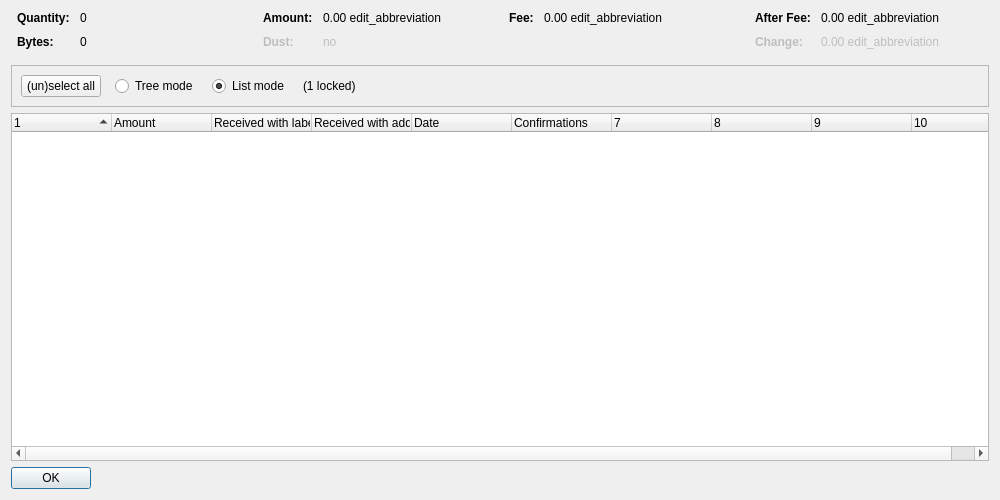
<?xml version="1.0" encoding="UTF-8"?>
<ui version="4.0">
 <class>CoinControlDialog</class>
 <widget class="QDialog" name="CoinControlDialog">
  <property name="geometry">
   <rect>
    <x>0</x>
    <y>0</y>
    <width>1000</width>
    <height>500</height>
   </rect>
  </property>
  <property name="windowTitle">
   <string>Coin Selection</string>
  </property>
  <layout class="QVBoxLayout" name="verticalLayout">
   <item>
    <layout class="QHBoxLayout" name="horizontalLayoutTop" stretch="0,0,0,0">
     <property name="topMargin">
      <number>0</number>
     </property>
     <property name="bottomMargin">
      <number>10</number>
     </property>
     <item>
      <layout class="QFormLayout" name="formLayoutCoinControl1">
       <property name="horizontalSpacing">
        <number>10</number>
       </property>
       <property name="verticalSpacing">
        <number>10</number>
       </property>
       <property name="leftMargin">
        <number>6</number>
       </property>
       <property name="rightMargin">
        <number>6</number>
       </property>
       <item row="0" column="0">
        <widget class="QLabel" name="labelCoinControlQuantityText">
         <property name="font">
          <font>
           <weight>75</weight>
           <bold>true</bold>
          </font>
         </property>
         <property name="text">
          <string>Quantity:</string>
         </property>
        </widget>
       </item>
       <item row="0" column="1">
        <widget class="QLabel" name="labelCoinControlQuantity">
         <property name="cursor">
          <cursorShape>IBeamCursor</cursorShape>
         </property>
         <property name="contextMenuPolicy">
          <enum>Qt::ActionsContextMenu</enum>
         </property>
         <property name="text">
          <string notr="true">0</string>
         </property>
         <property name="textInteractionFlags">
          <set>Qt::LinksAccessibleByMouse|Qt::TextSelectableByKeyboard|Qt::TextSelectableByMouse</set>
         </property>
        </widget>
       </item>
       <item row="1" column="0">
        <widget class="QLabel" name="labelCoinControlBytesText">
         <property name="font">
          <font>
           <weight>75</weight>
           <bold>true</bold>
          </font>
         </property>
         <property name="text">
          <string>Bytes:</string>
         </property>
        </widget>
       </item>
       <item row="1" column="1">
        <widget class="QLabel" name="labelCoinControlBytes">
         <property name="cursor">
          <cursorShape>IBeamCursor</cursorShape>
         </property>
         <property name="contextMenuPolicy">
          <enum>Qt::ActionsContextMenu</enum>
         </property>
         <property name="text">
          <string notr="true">0</string>
         </property>
         <property name="textInteractionFlags">
          <set>Qt::LinksAccessibleByMouse|Qt::TextSelectableByKeyboard|Qt::TextSelectableByMouse</set>
         </property>
        </widget>
       </item>
      </layout>
     </item>
     <item>
      <layout class="QFormLayout" name="formLayoutCoinControl2">
       <property name="horizontalSpacing">
        <number>10</number>
       </property>
       <property name="verticalSpacing">
        <number>10</number>
       </property>
       <property name="leftMargin">
        <number>6</number>
       </property>
       <property name="rightMargin">
        <number>6</number>
       </property>
       <item row="0" column="0">
        <widget class="QLabel" name="labelCoinControlAmountText">
         <property name="font">
          <font>
           <weight>75</weight>
           <bold>true</bold>
          </font>
         </property>
         <property name="text">
          <string>Amount:</string>
         </property>
        </widget>
       </item>
       <item row="0" column="1">
        <widget class="QLabel" name="labelCoinControlAmount">
         <property name="cursor">
          <cursorShape>IBeamCursor</cursorShape>
         </property>
         <property name="contextMenuPolicy">
          <enum>Qt::ActionsContextMenu</enum>
         </property>
         <property name="text">
          <string notr="true">0.00 edit_abbreviation</string>
         </property>
         <property name="textInteractionFlags">
          <set>Qt::LinksAccessibleByMouse|Qt::TextSelectableByKeyboard|Qt::TextSelectableByMouse</set>
         </property>
        </widget>
       </item>
       <item row="1" column="0">
        <widget class="QLabel" name="labelCoinControlLowOutputText">
         <property name="enabled">
          <bool>false</bool>
         </property>
         <property name="font">
          <font>
           <weight>75</weight>
           <bold>true</bold>
          </font>
         </property>
         <property name="text">
          <string>Dust:</string>
         </property>
        </widget>
       </item>
       <item row="1" column="1">
        <widget class="QLabel" name="labelCoinControlLowOutput">
         <property name="enabled">
          <bool>false</bool>
         </property>
         <property name="cursor">
          <cursorShape>IBeamCursor</cursorShape>
         </property>
         <property name="contextMenuPolicy">
          <enum>Qt::ActionsContextMenu</enum>
         </property>
         <property name="text">
          <string notr="true">no</string>
         </property>
         <property name="textInteractionFlags">
          <set>Qt::LinksAccessibleByMouse|Qt::TextSelectableByKeyboard|Qt::TextSelectableByMouse</set>
         </property>
        </widget>
       </item>
      </layout>
     </item>
     <item>
      <layout class="QFormLayout" name="formLayoutCoinControl3">
       <property name="horizontalSpacing">
        <number>10</number>
       </property>
       <property name="verticalSpacing">
        <number>10</number>
       </property>
       <property name="leftMargin">
        <number>6</number>
       </property>
       <property name="rightMargin">
        <number>6</number>
       </property>
       <item row="0" column="0">
        <widget class="QLabel" name="labelCoinControlFeeText">
         <property name="font">
          <font>
           <weight>75</weight>
           <bold>true</bold>
          </font>
         </property>
         <property name="text">
          <string>Fee:</string>
         </property>
        </widget>
       </item>
       <item row="0" column="1">
        <widget class="QLabel" name="labelCoinControlFee">
         <property name="cursor">
          <cursorShape>IBeamCursor</cursorShape>
         </property>
         <property name="contextMenuPolicy">
          <enum>Qt::ActionsContextMenu</enum>
         </property>
         <property name="text">
          <string notr="true">0.00 edit_abbreviation</string>
         </property>
         <property name="textInteractionFlags">
          <set>Qt::LinksAccessibleByMouse|Qt::TextSelectableByKeyboard|Qt::TextSelectableByMouse</set>
         </property>
        </widget>
       </item>
      </layout>
     </item>
     <item>
      <layout class="QFormLayout" name="formLayoutCoinControl4">
       <property name="horizontalSpacing">
        <number>10</number>
       </property>
       <property name="verticalSpacing">
        <number>10</number>
       </property>
       <property name="leftMargin">
        <number>6</number>
       </property>
       <property name="rightMargin">
        <number>6</number>
       </property>
       <item row="0" column="0">
        <widget class="QLabel" name="labelCoinControlAfterFeeText">
         <property name="font">
          <font>
           <weight>75</weight>
           <bold>true</bold>
          </font>
         </property>
         <property name="text">
          <string>After Fee:</string>
         </property>
        </widget>
       </item>
       <item row="0" column="1">
        <widget class="QLabel" name="labelCoinControlAfterFee">
         <property name="cursor">
          <cursorShape>IBeamCursor</cursorShape>
         </property>
         <property name="contextMenuPolicy">
          <enum>Qt::ActionsContextMenu</enum>
         </property>
         <property name="text">
          <string notr="true">0.00 edit_abbreviation</string>
         </property>
         <property name="textInteractionFlags">
          <set>Qt::LinksAccessibleByMouse|Qt::TextSelectableByKeyboard|Qt::TextSelectableByMouse</set>
         </property>
        </widget>
       </item>
       <item row="1" column="0">
        <widget class="QLabel" name="labelCoinControlChangeText">
         <property name="enabled">
          <bool>false</bool>
         </property>
         <property name="font">
          <font>
           <weight>75</weight>
           <bold>true</bold>
          </font>
         </property>
         <property name="text">
          <string>Change:</string>
         </property>
        </widget>
       </item>
       <item row="1" column="1">
        <widget class="QLabel" name="labelCoinControlChange">
         <property name="enabled">
          <bool>false</bool>
         </property>
         <property name="cursor">
          <cursorShape>IBeamCursor</cursorShape>
         </property>
         <property name="contextMenuPolicy">
          <enum>Qt::ActionsContextMenu</enum>
         </property>
         <property name="text">
          <string notr="true">0.00 edit_abbreviation</string>
         </property>
         <property name="textInteractionFlags">
          <set>Qt::LinksAccessibleByMouse|Qt::TextSelectableByKeyboard|Qt::TextSelectableByMouse</set>
         </property>
        </widget>
       </item>
      </layout>
     </item>
    </layout>
   </item>
   <item>
    <widget class="QFrame" name="frame">
     <property name="minimumSize">
      <size>
       <width>0</width>
       <height>40</height>
      </size>
     </property>
     <property name="frameShape">
      <enum>QFrame::StyledPanel</enum>
     </property>
     <property name="frameShadow">
      <enum>QFrame::Sunken</enum>
     </property>
     <layout class="QHBoxLayout" name="horizontalLayout">
      <item>
       <layout class="QHBoxLayout" name="horizontalLayoutPanel" stretch="0,0,0,0,0">
        <property name="spacing">
         <number>14</number>
        </property>
        <item>
         <widget class="QPushButton" name="pushButtonSelectAll">
          <property name="sizePolicy">
           <sizepolicy hsizetype="Maximum" vsizetype="Fixed">
            <horstretch>0</horstretch>
            <verstretch>0</verstretch>
           </sizepolicy>
          </property>
          <property name="text">
           <string>(un)select all</string>
          </property>
          <property name="autoDefault">
           <bool>false</bool>
          </property>
         </widget>
        </item>
        <item>
         <widget class="QRadioButton" name="radioTreeMode">
          <property name="sizePolicy">
           <sizepolicy hsizetype="Maximum" vsizetype="Fixed">
            <horstretch>0</horstretch>
            <verstretch>0</verstretch>
           </sizepolicy>
          </property>
          <property name="text">
           <string>Tree mode</string>
          </property>
         </widget>
        </item>
        <item>
         <widget class="QRadioButton" name="radioListMode">
          <property name="sizePolicy">
           <sizepolicy hsizetype="Maximum" vsizetype="Fixed">
            <horstretch>0</horstretch>
            <verstretch>0</verstretch>
           </sizepolicy>
          </property>
          <property name="text">
           <string>List mode</string>
          </property>
          <property name="checked">
           <bool>true</bool>
          </property>
         </widget>
        </item>
        <item>
         <widget class="QLabel" name="labelLocked">
          <property name="text">
           <string notr="true">(1 locked)</string>
          </property>
         </widget>
        </item>
        <item>
         <spacer name="horizontalSpacer">
          <property name="orientation">
           <enum>Qt::Horizontal</enum>
          </property>
          <property name="sizeHint" stdset="0">
           <size>
            <width>40</width>
            <height>20</height>
           </size>
          </property>
         </spacer>
        </item>
       </layout>
      </item>
     </layout>
    </widget>
   </item>
   <item>
    <widget class="CoinControlTreeWidget" name="treeWidget">
     <property name="contextMenuPolicy">
      <enum>Qt::CustomContextMenu</enum>
     </property>
     <property name="sortingEnabled">
      <bool>false</bool>
     </property>
     <property name="columnCount">
      <number>10</number>
     </property>
     <attribute name="headerShowSortIndicator" stdset="0">
      <bool>true</bool>
     </attribute>
     <attribute name="headerStretchLastSection">
      <bool>false</bool>
     </attribute>
     <column>
      <property name="text">
       <string/>
      </property>
     </column>
     <column>
      <property name="text">
       <string>Amount</string>
      </property>
     </column>
     <column>
      <property name="text">
       <string>Received with label</string>
      </property>
     </column>
     <column>
      <property name="text">
       <string>Received with address</string>
      </property>
     </column>
     <column>
      <property name="text">
       <string>Date</string>
      </property>
     </column>
     <column>
      <property name="text">
       <string>Confirmations</string>
      </property>
      <property name="toolTip">
       <string>Confirmed</string>
      </property>
     </column>
     <column>
      <property name="text">
       <string/>
      </property>
     </column>
     <column>
      <property name="text">
       <string/>
      </property>
     </column>
     <column>
      <property name="text">
       <string/>
      </property>
     </column>
     <column>
      <property name="text">
       <string/>
      </property>
     </column>
    </widget>
   </item>
   <item>
    <widget class="QDialogButtonBox" name="buttonBox">
     <property name="sizePolicy">
      <sizepolicy hsizetype="Maximum" vsizetype="Fixed">
       <horstretch>0</horstretch>
       <verstretch>0</verstretch>
      </sizepolicy>
     </property>
     <property name="orientation">
      <enum>Qt::Horizontal</enum>
     </property>
     <property name="standardButtons">
      <set>QDialogButtonBox::Ok</set>
     </property>
    </widget>
   </item>
  </layout>
 </widget>
 <customwidgets>
  <customwidget>
   <class>CoinControlTreeWidget</class>
   <extends>QTreeWidget</extends>
   <header>coincontroltreewidget.h</header>
  </customwidget>
 </customwidgets>
 <resources/>
 <connections/>
</ui>
